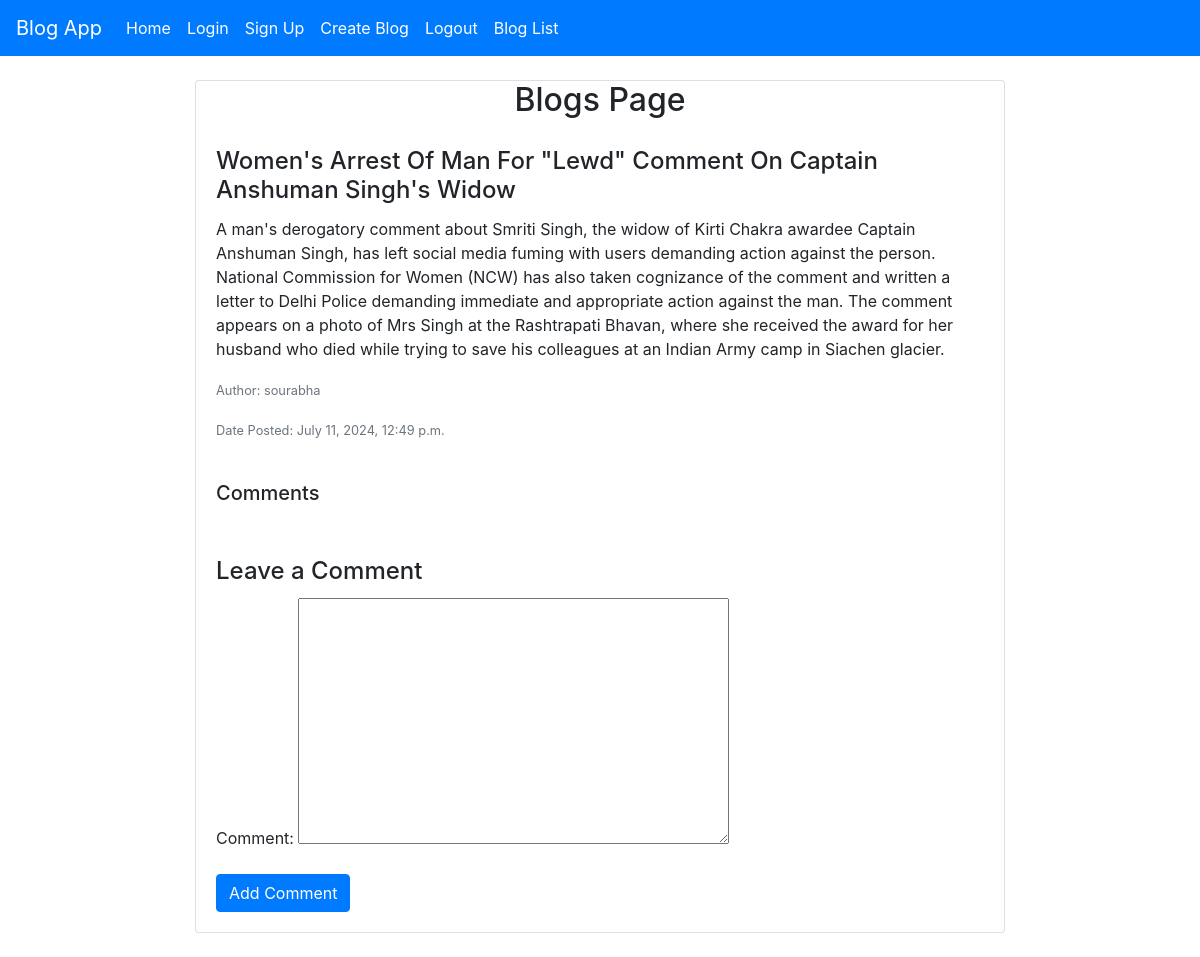
The page /blog/6/ on the database its author committed.
### app/models.py (models this page shows, shortened)
class Blog(models.Model):
    title=models.CharField(max_length=100)
    content=models.TextField()
    author = models.ForeignKey(User, on_delete=models.CASCADE)
    date_posted = models.DateTimeField(auto_now_add=True)

### app/views.py (the view)
# urls.py: path('blog/<int:blog_id>/', views.blog_detail, name='blog_detail'),
def blog_detail(request, blog_id):
    blog = get_object_or_404(Blog, id=blog_id)
    comments = blog.comments.all()  # Get all comments for this blog
    if request.method == 'POST':
        comment_form = CommentForm(request.POST)
        if comment_form.is_valid():
            new_comment = comment_form.save(commit=False)
            new_comment.blog = blog
            new_comment.author = request.user
            new_comment.save()
            messages.success(request, 'Your comment has been added ')
            return redirect('blog_detail', blog_id=blog.id)
    else:
        comment_form = CommentForm()
    return render(request, 'blog_detail.html', {
        'blog': blog,
        'comments': comments,
        'comment_form': comment_form
    })

### app/forms.py
class CommentForm(forms.ModelForm):
    class Meta:
        model=Comment
        fields=['comment']

### app/templates/blog_detail.html (shortened to what this page needs)
 {% extends "base.html" %}
{% block content %}
    <div class="container mt-3">
        <div  class="card mb-4 w-75 mx-auto shadow">
            <h2 class="text-center">Blogs Page</h2>
            <div class="card-body">
                <h4 class="card-title">{{ blog.title }}</h4>
                <p class="card-text">{{ blog.content }}</p>
                <p class="card-text"><small class="text-muted">Author: {{ blog.author.username }}</small></p>
                <p class="card-text"><small class="text-muted">Date Posted: {{ blog.date_posted }}</small></p>
            </div>
            <div class="card-body">
                <strong><h5 class="card-title">Comments</h5></strong>
            </div>
            <div class="card-body">
                <h4 class="card-title">Leave a Comment</h4>
                <form method="post">
                    {{ comment_form.as_p }}
                    <button type="submit" class="btn btn-primary">Add Comment</button>
                </form>
            </div>
        </div>
    </div>
    {% endblock content %}

### rows shown on the page
Blog: title "Women's Arrest Of Man For \"Lewd\" Comment On Captain Anshuman Singh's Widow", content "A man's derogatory comment about Smriti Singh, the widow of Kirti Chakra awardee Captain Anshuman Singh, has left social media fuming with users demanding action against the person. National Commission for Women (NCW) has also taken cognizance of the comment and written a letter to Delhi Police demanding immediate and appropriate action against the man. The comment appears on a photo of Mrs Singh at the Rashtrapati Bhavan, where she received the award for her husband who died while trying to save his colleagues at an Indian Army camp in Siachen glacier.", author.username "sourabha", date_posted "July 11, 2024, 12:49 p.m."
